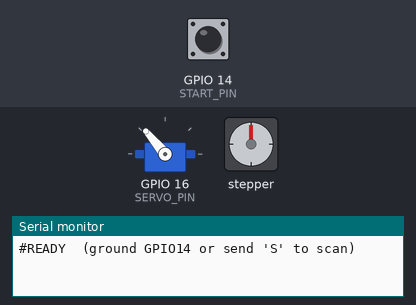
The sketch below on a simulated ESP32. Shown: servo, stepper motor, the last lines printed to the serial monitor. The test bench sets the inputs (shaded band); at power-on: GPIO 14 (START_PIN) HIGH. Stepper angles assume 2048 steps per turn.

Above: at 1.6 s.
1.7 s: GPIO 14 (START_PIN) pulled LOW for 0.15 s
At 2.2 s:
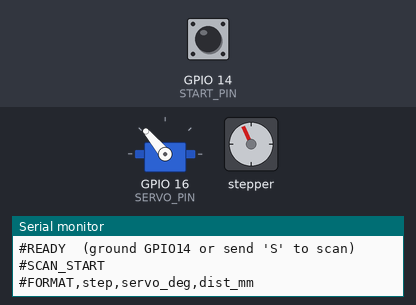
At 4.5 s:
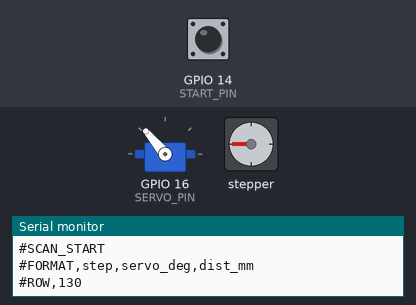
Timing chart, 0 to 10.7 s (numbered marks = the images above; inputs shaded):
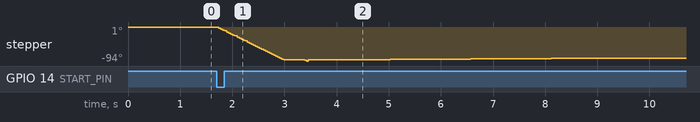

Measured:
- after the input at 1.7 s, stepper: turns 90° counter-clockwise in 1.3 s, then 4° counter-clockwise in 0.04 s, then 4° clockwise in 0.02 s, then 1° clockwise in 0.00 s, and so on

The sketch:

radar_scanner_ltr.ino
```cpp
/*
 * ESP32 3D Room Scanner  (28BYJ-48 pan + servo tilt + Acconeer XM125 radar)
 * LEFT-TO-RIGHT-ONLY version
 *
 * Scan pattern (9 rows: servo 130, 135, ... 170):
 *   1. Stepper goes to the leftmost point.
 *   2. Servo moves to the row angle (only ever done at the leftmost point).
 *   3. Stepper sweeps LEFT -> RIGHT, 3 steps at a time, one radar reading per stop.
 *   4. At the rightmost point the stepper returns to the left WITHOUT taking readings.
 *   5. Repeat with servo +5 deg, until 170 deg is done.
 *   6. At the end: servo back to SERVO_HOME, stepper back to centre.
 *
 * SERIAL OUTPUT (115200 baud, USB / COM10):
 *   Data lines  :  <stepper_step>,<servo_angle>,<distance_mm>      e.g.  -512,130,2471.1
 *   Status lines:  always start with '#'  (#SCAN_START, #ROW,130, #SCAN_END ...)
 *                  -> the Python viewer ignores them
 *
 * START A SCAN: ground GPIO14  OR  send the character 'S' from Python.
 */

#include <Arduino.h>
#include <ESP32Servo.h>
#include <Stepper.h>

// ---------------- PINS ----------------
constexpr uint8_t IN1 = 19, IN2 = 18, IN3 = 5, IN4 = 17;
constexpr uint8_t SERVO_PIN  = 16;
constexpr uint8_t START_PIN  = 14;     // INPUT_PULLUP, LOW = start
constexpr uint8_t SENSOR_RX  = 25;     // ESP32 RX  <- radar TX
constexpr uint8_t SENSOR_TX  = 26;     // ESP32 TX  -> radar RX
constexpr uint32_t SENSOR_BAUD = 921600;

// ---------------- SCAN SETTINGS ----------------
constexpr int  STEPS_PER_REV   = 2048;
constexpr int  STEPS_90        = 512;
constexpr int  STEPPER_RPM     = 12;   // scan speed. 28BYJ-48 is reliable up to ~15 rpm
constexpr int  RETURN_RPM      = 15;   // speed of the no-reading return to the left
constexpr int  SAMPLE_EVERY    = 3;    // stepper moves 3 steps (0.53 deg) between readings

// Sweep goes from -90 deg to the last point that is an exact multiple of SAMPLE_EVERY,
// so every reading is spaced exactly 3 steps apart (-512, -509, ... 508, 511).
constexpr int  SWEEP_START = -STEPS_90;
constexpr int  SWEEP_END   = SWEEP_START + SAMPLE_EVERY * ((2 * STEPS_90) / SAMPLE_EVERY);

constexpr int  SERVO_START = 130;
constexpr int  SERVO_END   = 170;
constexpr int  SERVO_STEP  = 5;
constexpr int  SERVO_HOME  = 130;      // where the servo rests after a scan

constexpr int  BACKLASH_TAKEUP = 20;   // extra steps left-then-right before each row so the gear
                                       // slack is always taken up in the scan direction. 0 = off

constexpr bool     DETACH_SERVO_DURING_SWEEP = true;  // false = keep holding position (no sag, tiny hum)
constexpr uint32_t SERVO_SETTLE_MS   = 400;  // time for servo to arrive before detaching
constexpr uint32_t STEPPER_SETTLE_MS = 15;   // let mechanical vibration die before measuring
constexpr uint32_t RADAR_TIMEOUT_MS  = 250;  // max wait for one fresh radar line
constexpr int      RADAR_RETRIES     = 2;    // extra attempts per point
constexpr float    MIN_VALID_MM      = 10.0f;
constexpr float    MAX_VALID_MM      = 20000.0f;

// ---------------- GLOBALS ----------------
Servo tiltServo;
Stepper myStepper(STEPS_PER_REV, IN1, IN3, IN2, IN4);  // correct order for 28BYJ-48 + ULN2003
int  stepperPos = 0;           // dead-reckoned position, 0 = centre
uint32_t okCount = 0, missCount = 0;

// ---------------- STEPPER ----------------
void releaseStepper() {        // de-energize coils: no heat, no electrical noise on the servo
  digitalWrite(IN1, LOW); digitalWrite(IN2, LOW);
  digitalWrite(IN3, LOW); digitalWrite(IN4, LOW);
}

inline void stepOnce(int dir) {
  myStepper.step(dir);
  stepperPos += dir;
}

// Move to a position in chunks (no readings). Used for the return sweep and homing.
void moveStepperTo(int target, int rpm) {
  myStepper.setSpeed(rpm);
  while (stepperPos != target) {
    int diff  = target - stepperPos;
    int chunk = (abs(diff) > 64) ? (diff > 0 ? 64 : -64) : diff;
    myStepper.step(chunk);
    stepperPos += chunk;
    yield();
  }
  myStepper.setSpeed(STEPPER_RPM);
}

// ---------------- SERVO ----------------
void servoGoTo(int angle) {
  releaseStepper();                       // quiet supply while the servo moves
  tiltServo.setPeriodHertz(50);
  tiltServo.attach(SERVO_PIN, 500, 2400);
  tiltServo.write(angle);
  delay(SERVO_SETTLE_MS);
  if (DETACH_SERVO_DURING_SWEEP) {
    tiltServo.detach();
    pinMode(SERVO_PIN, OUTPUT);
    digitalWrite(SERVO_PIN, LOW);         // keep the signal line quiet (no PWM = no jitter)
  }
}

// ---------------- RADAR ----------------
// Parses e.g. "1 detected distances: 2.471099 m" -> 2471.099 mm (first/nearest peak)
bool parseRadarLine(const char *line, float &mm) {
  const char *colon = strchr(line, ':');
  if (!colon) return false;
  char *end;
  float meters = strtof(colon + 1, &end);
  if (end == colon + 1) return false;     // no number (e.g. "0 detected distances:")
  float v = meters * 1000.0f;
  if (v < MIN_VALID_MM || v > MAX_VALID_MM) return false;
  mm = v;
  return true;
}

// Returns ONE fresh measurement taken AFTER this call (stale buffered data is thrown away).
bool readRadarOnce(float &mm) {
  while (Serial2.available()) Serial2.read();      // drop old lines
  static char buf[96];
  size_t len = 0;
  bool synced = false, overflow = false;           // first partial line is discarded
  uint32_t t0 = millis();

  while (millis() - t0 < RADAR_TIMEOUT_MS) {
    while (Serial2.available()) {
      char c = Serial2.read();
      if (!synced) { if (c == '\n') synced = true; continue; }
      if (c == '\r') continue;
      if (c == '\n') {
        buf[len] = 0;
        if (overflow) { len = 0; overflow = false; continue; }
        return parseRadarLine(buf, mm);            // complete line: valid or "no detection"
      }
      if (len < sizeof(buf) - 1) buf[len++] = c; else overflow = true;
    }
    delayMicroseconds(100);
  }
  return false;                                    // timeout
}

bool readRadar(float &mm) {
  for (int i = 0; i <= RADAR_RETRIES; i++) if (readRadarOnce(mm)) return true;
  return false;
}

// ---------------- OUTPUT ----------------
void captureAndSend(int servoAngle) {
  float mm;
  if (readRadar(mm)) {
    char out[40];
    snprintf(out, sizeof(out), "%d,%d,%.1f\n", stepperPos, servoAngle, mm);
    Serial.print(out);                             // one atomic line
    okCount++;
  } else {
    missCount++;                                   // nothing printed -> Python never sees bad data
  }
}

// ---------------- SCAN ----------------
// One row: LEFT -> RIGHT only, SAMPLE_EVERY steps between readings.
void sweepRowLeftToRight(int servoAngle) {
  delay(STEPPER_SETTLE_MS);
  captureAndSend(servoAngle);                      // reading at the left edge
  while (stepperPos < SWEEP_END) {
    for (int i = 0; i < SAMPLE_EVERY && stepperPos < SWEEP_END; i++) stepOnce(1);
    delay(STEPPER_SETTLE_MS);
    captureAndSend(servoAngle);
  }
}

// Take up gear slack in the scan direction so every row starts the same way.
void backlashTakeup() {
  if (BACKLASH_TAKEUP <= 0) return;
  moveStepperTo(SWEEP_START - BACKLASH_TAKEUP, STEPPER_RPM);
  moveStepperTo(SWEEP_START, STEPPER_RPM);
}

void returnHome() {
  Serial.println("#HOMING");
  servoGoTo(SERVO_HOME);                           // still at the leftmost point
  moveStepperTo(0, STEPPER_RPM);
  releaseStepper();
}

void runScan() {
  okCount = missCount = 0;
  Serial.println("#SCAN_START");
  Serial.println("#FORMAT,step,servo_deg,dist_mm");

  moveStepperTo(SWEEP_START, STEPPER_RPM);         // go to the leftmost point first

  for (int angle = SERVO_START; angle <= SERVO_END; angle += SERVO_STEP) {
    servoGoTo(angle);                              // servo ONLY changes at the leftmost point
    Serial.printf("#ROW,%d\n", angle);
    backlashTakeup();
    sweepRowLeftToRight(angle);                    // readings: left -> right
    moveStepperTo(SWEEP_START, RETURN_RPM);        // right -> left: NO readings
  }

  returnHome();
  Serial.printf("#SCAN_END,points=%lu,missed=%lu\n", (unsigned long)okCount, (unsigned long)missCount);
}

// ---------------- SETUP / LOOP ----------------
bool startPressed() {                              // debounced LOW
  if (digitalRead(START_PIN) != LOW) return false;
  delay(30);
  return digitalRead(START_PIN) == LOW;
}

void waitForRelease() {
  uint32_t highSince = 0;
  while (true) {
    if (digitalRead(START_PIN) == HIGH) {
      if (!highSince) highSince = millis();
      if (millis() - highSince > 50) break;
    } else highSince = 0;
    delay(5);
  }
}

void setup() {
  Serial.begin(115200);
  Serial2.setRxBufferSize(2048);                   // must be BEFORE begin()
  Serial2.begin(SENSOR_BAUD, SERIAL_8N1, SENSOR_RX, SENSOR_TX);

  pinMode(START_PIN, INPUT_PULLUP);
  myStepper.setSpeed(STEPPER_RPM);
  releaseStepper();

  ESP32PWM::allocateTimer(0);
  servoGoTo(SERVO_HOME);

  Serial.println("#READY  (ground GPIO14 or send 'S' to scan)");
}

void loop() {
  bool serialStart = false;
  while (Serial.available()) if (Serial.read() == 'S') serialStart = true;

  if (startPressed() || serialStart) {
    runScan();
    waitForRelease();                              // no re-trigger while the button is still held
    while (Serial.available()) Serial.read();
    Serial.println("#READY");
  }
  delay(20);
}
```
